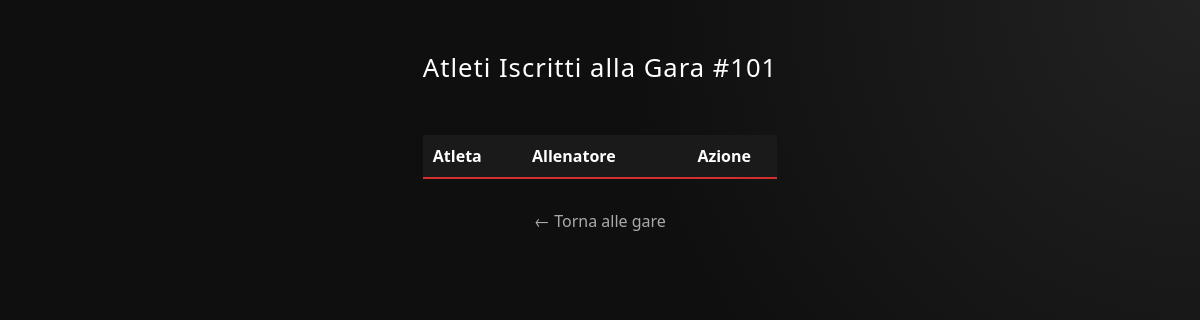
/visualizza_iscritti.php?id_gara=101, run on an earlier commit of the app's database.
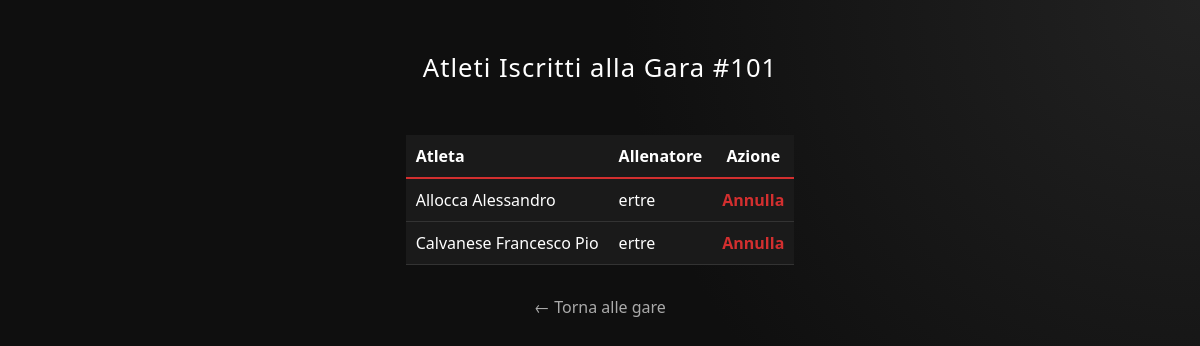
And on a later commit of the database.
### tables this page shows
CREATE TABLE `gara_iscrizioni` (
  `id` int(11) NOT NULL,
  `id_gara` int(11) NOT NULL,
  `nome_atleta` varchar(100) DEFAULT NULL,
  `allenatore` varchar(100) DEFAULT NULL,
  `data_iscrizione` timestamp NOT NULL DEFAULT current_timestamp()
);

### visualizza_iscritti.php (the view, shortened to what this page needs)
<?php
$db = mysqli_connect("localhost", "root", "", "accedi_condor");
$id_gara = $_GET['id_gara'];
$query = "SELECT * FROM gara_iscrizioni WHERE id_gara = '$id_gara'";
$iscritti = mysqli_query($db, $query);
?>
<!DOCTYPE html>
<html lang="it">
<head>
    <link rel="stylesheet" href="css/style.css">
</head>
<body>
    <div class="page-content column-layout" style="max-width: 800px; margin: 0 auto; padding-top: 50px;">
        <h2>Atleti Iscritti alla Gara #<?php echo htmlspecialchars($id_gara); ?></h2>
        <table style="width: 100%; border-collapse: collapse; background: #1a1a1a; margin-top: 20px;">
            <thead>
                <tr style="border-bottom: 2px solid #d32f2f;">
                    <th style="padding: 10px; text-align: left;">Atleta</th>
                    <th style="padding: 10px; text-align: left;">Allenatore</th>
                    <th style="padding: 10px; text-align: center;">Azione</th>
                </tr>
            </thead>
            <tbody>
                <?php while($row = mysqli_fetch_assoc($iscritti)): ?>
                    <tr style="border-bottom: 1px solid #333;">
                        <td style="padding: 10px;"><?php echo htmlspecialchars($row['nome_atleta']); ?></td>
                        <td style="padding: 10px;"><?php echo htmlspecialchars($row['allenatore']); ?></td>
                        <td style="padding: 10px; text-align: center;">
                            <a href="annulla_iscrizione.php?id=<?php echo $row['id']; ?>&id_gara=<?php echo $id_gara; ?>"
                               onclick="return confirm('Vuoi davvero annullare questa iscrizione?')"
                               style="color: #d32f2f; text-decoration: none; font-weight: bold;">Annulla</a>
                        </td>
                    </tr>
                <?php endwhile; ?>
            </tbody>
        </table>
        <p style="margin-top: 30px; text-align: center;">
            <a href="gare.php" style="color: #aaa; text-decoration: none;">&larr; Torna alle gare</a>
        </p>
    </div>
</body>
</html>

### css/style.css (style rules this page uses)
:root { --bg-dark: #0f0f0f; --panel-dark: #181818; --accent-red: #c62828; --text-white: #ffffff; --text-gray: #a0a0a0; --border-color: #333333; }
* { margin: 0; padding: 0; box-sizing: border-box; }
body { font-family: 'Segoe UI', 'Helvetica Neue', sans-serif; background-color: var(--bg-dark); background-image: radial-gradient(circle at top right, #222 0%, transparent 40%); color: var(--text-white); min-height: 100vh; display: flex; flex-direction: column; }
.page-content { flex: 1; display: flex; justify-content: center; align-items: center; padding: 40px 20px; }
h2 { color: var(--text-white); margin-bottom: 30px; font-weight: 300; font-size: 1.6rem; text-align: center; letter-spacing: 1px; }
.column-layout { flex-direction: column; align-items: center; justify-content: flex-start; }

What changed in the data, as far as the page shows it:
added gara_iscrizioni: nome_atleta "Allocca Alessandro", allenatore "ertre"
added gara_iscrizioni: nome_atleta "Calvanese Francesco Pio", allenatore "ertre"
